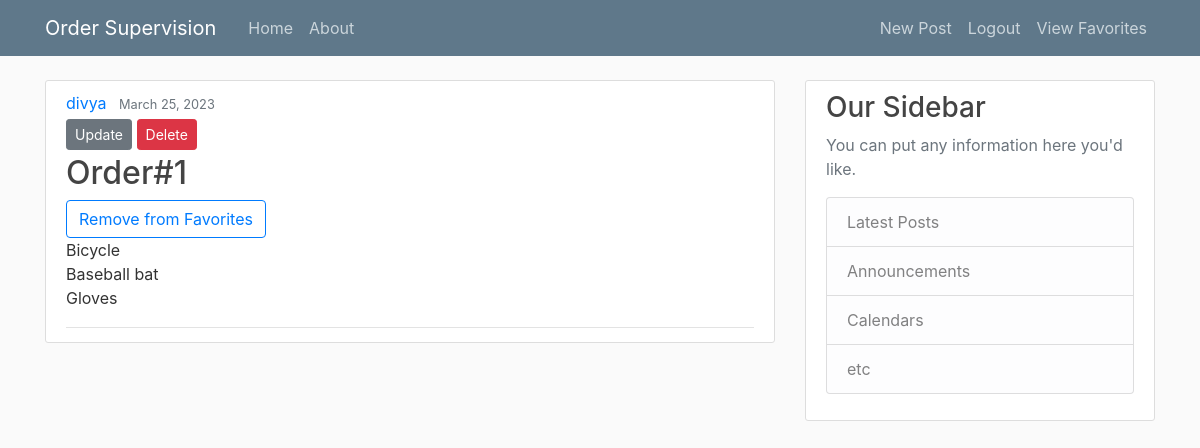
The app's page /post/1/ (signed in) with its own data.
### blog/models.py (models this page shows, shortened)
class Post(models.Model):
    title=models.CharField(max_length=100)
    content=models.TextField()
    date_posted=models.DateTimeField(default=timezone.now)
    author=models.ForeignKey(User, on_delete=models.CASCADE)
    favorite=models.ManyToManyField(User, related_name='favorite', blank=False)

### blog/views.py (the view)
# urls.py: path('post/<int:pk>/', PostDetailView.as_view(), name='post-detail'),
class PostDetailView(DetailView):
	model = Post

### blog/templates/blog/post_detail.html
{% extends "blog/base.html" %}
{%block content%}
  <article class="media content-section">
    <div class="media-body">
    <div class="article-metadata">
      <a class="mr-2" href="#">{{ object.author }}</a>
      <small class="text-muted">{{ object.date_posted|date:"F d, Y" }}</small>
      {% if object.author == user %}
        <div>
          <a class="btn btn-secondary btn-sm mt-1 mb-1" href="{% url 'post-update' object.id %}">Update</a>
          <a class="btn btn-danger btn-sm mt-1 mb-1" href="{% url 'post-delete' object.id %}">Delete</a>
        </div>
        {% if object.favorite == False %}
            <h2 class="article-title">{{ object.title }}</h2>
            <a href="{% url 'favorite_add' post.id %}" class="btn btn-outline-primary">Add to Favorites</a>
            <p class="article-content">{{ object.content }}</p>
        </div>
        {% else %}
            <h2 class="article-title">{{ object.title }}</h2>
            <a href="{% url 'favorite_add' post.id %}" class="btn btn-outline-primary">Remove from Favorites</a>
            <p class="article-content">{{ object.content }}</p>
        </div>
        {% endif %}
      {% endif %}
  </article>
{% endblock content %}

### blog/static/blog/main.css (style rules this page uses)
body { background: #fafafa; color: #333333; margin-top: 5rem; }
h1, h2, h3, h4, h5, h6 { color: #444444; }
.content-section { background: #ffffff; padding: 10px 20px; border: 1px solid #dddddd; border-radius: 3px; margin-bottom: 20px; }
.article-title { color: #444444; }
.article-content { white-space: pre-line; }
.article-metadata { padding-bottom: 1px; margin-bottom: 4px; border-bottom: 1px solid #e3e3e3 }

### records on screen
Post: author "divya", date_posted "March 25, 2023", title "Order#1", content "Bicycle Baseball bat Gloves"
